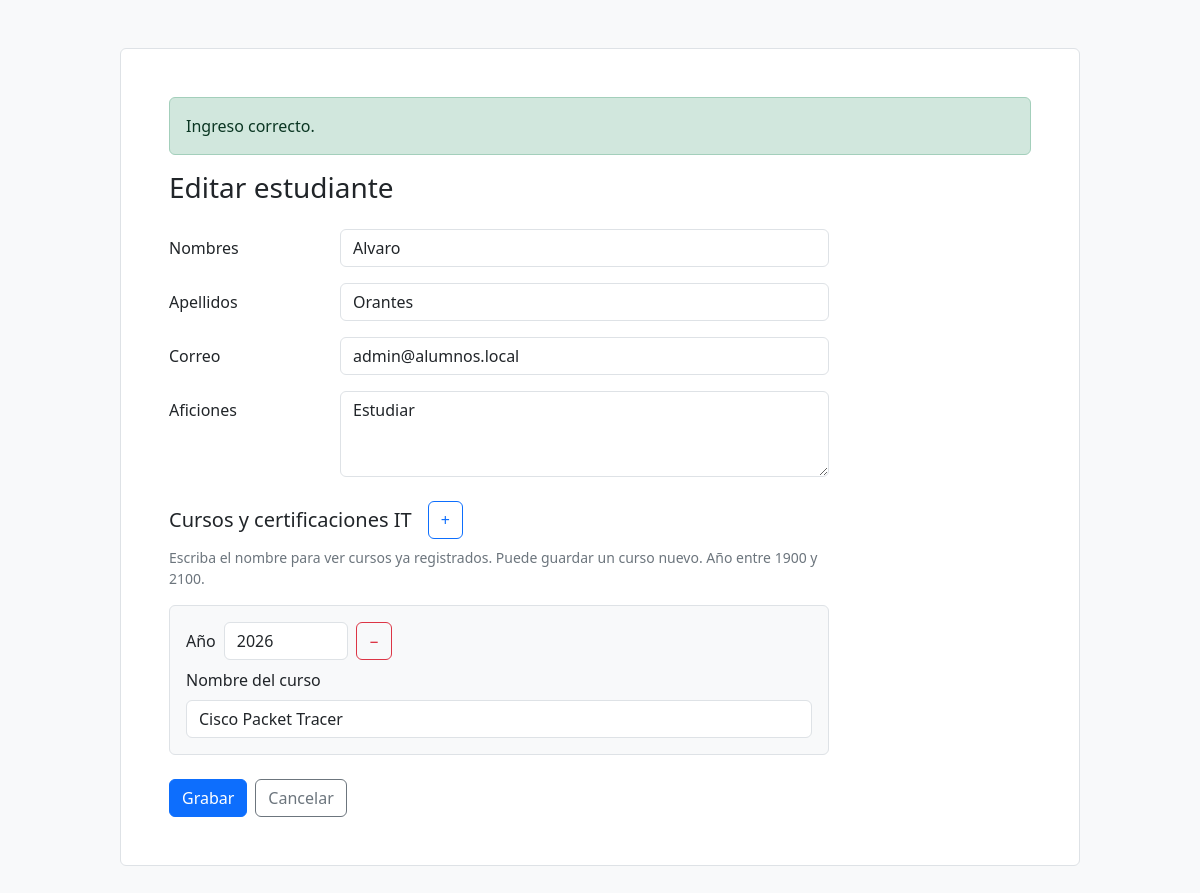
/editar_db.php?id_alumno=2 (signed in), run on the app's committed database.
### tables this page shows
CREATE TABLE `alumno` (
  `id_alumno` int NOT NULL AUTO_INCREMENT,
  `nombres` varchar(50) NOT NULL,
  `apellidos` varchar(50) NOT NULL,
  `correo` varchar(30) NOT NULL,
  `aficiones` varchar(100) NOT NULL,
  `id_usuario` int NOT NULL,
  PRIMARY KEY (`id_alumno`),
  KEY `fk_alumno_usuario` (`id_usuario`),
  CONSTRAINT `fk_alumno_usuario` FOREIGN KEY (`id_usuario`) REFERENCES `usuario` (`id_usuario`)
);

CREATE TABLE `alumno_cursos` (
  `id_alumno` int NOT NULL,
  `id_curso` int NOT NULL,
  `anio` smallint unsigned NOT NULL,
  PRIMARY KEY (`id_alumno`,`id_curso`,`anio`),
  KEY `fk_ac_curso` (`id_curso`),
  CONSTRAINT `fk_ac_alumno` FOREIGN KEY (`id_alumno`) REFERENCES `alumno` (`id_alumno`) ON DELETE CASCADE,
  CONSTRAINT `fk_ac_curso` FOREIGN KEY (`id_curso`) REFERENCES `cursos` (`id_curso`),
  CONSTRAINT `ck_anio` CHECK ((`anio` between 1900 and 2100))
);

CREATE TABLE `cursos` (
  `id_curso` int NOT NULL AUTO_INCREMENT,
  `nombre` varchar(50) NOT NULL,
  PRIMARY KEY (`id_curso`),
  UNIQUE KEY `nombre` (`nombre`)
);

### editar_db.php (called while the page is built, shortened)
<?php
require_once __DIR__ . '/app.php';
require_once __DIR__ . '/db.php';
$editar = true;
require __DIR__ . '/alumno_form.php';

### alumno_form.php (the view, shortened to what this page needs)
<?php
$alumno = $editar ? buscar_alumno($pdo) : ['nombres' => '', 'apellidos' => '', 'correo' => '', 'aficiones' => ''];
$cursos = $editar ? cursos_alumno($pdo, (int) $alumno['id_alumno']) : [];
?>
<form method="post" class="student-form">
    <?php foreach (['nombres' => 'Nombres', 'apellidos' => 'Apellidos', 'correo' => 'Correo'] as $campo => $label): ?>
    <div class="row mb-3 align-items-center">
        <label for="<?= e($campo) ?>" class="col-sm-3 col-form-label"><?= e($label) ?></label>
        <div class="col-sm-9"><input class="form-control" id="<?= e($campo) ?>" name="<?= e($campo) ?>" type="<?= $campo === 'correo' ? 'email' : 'text' ?>" maxlength="<?= $campo === 'correo' ? 30 : 50 ?>" value="<?= e($alumno[$campo]) ?>" required></div>
    </div>
    <?php endforeach; ?>
    <div class="row mb-4">
        <label for="aficiones" class="col-sm-3 col-form-label">Aficiones</label>
        <div class="col-sm-9"><textarea class="form-control" id="aficiones" name="aficiones" rows="3" maxlength="100" required><?= e($alumno['aficiones']) ?></textarea></div>
    </div>
    <div class="d-flex gap-3 align-items-center mb-2">
        <h2 class="h5 mb-0">Cursos y certificaciones IT</h2>
        <button type="button" class="btn btn-outline-primary" id="addCurso" aria-label="Agregar curso">+</button>
    </div>
    <p class="small text-secondary">Escriba el nombre para ver cursos ya registrados. Puede guardar un curso nuevo. Año entre 1900 y 2100.</p>
    <div id="curso_fields">
    <?php foreach ($cursos ?: [['nombre' => '', 'anio' => '']] as $i => $curso): ?>
        <div class="course-row border rounded p-3 mb-3">
            <div class="d-flex gap-2 align-items-center mb-2">
                <label for="anio-<?= $i ?>">Año</label>
                <input type="number" min="1900" max="2100" step="1" class="form-control w-auto" id="anio-<?= $i ?>" name="cursos[<?= $i ?>][anio]" value="<?= e($curso['anio']) ?>">
                <button type="button" class="btn btn-outline-danger remove-course" aria-label="Quitar curso">−</button>
            </div>
            <label for="curso-<?= $i ?>" class="form-label">Nombre del curso</label>
            <input type="text" class="form-control cursos" maxlength="50" id="curso-<?= $i ?>" name="cursos[<?= $i ?>][nombre]" value="<?= e($curso['nombre']) ?>" autocomplete="off">
        </div>
    <?php endforeach; ?>
    </div>
    <div class="mt-4"><button type="submit" class="btn btn-primary">Grabar</button><a href="index.php" class="btn btn-outline-secondary ms-2">Cancelar</a></div>
</form>

### assets/app.css (style rules this page uses)
.student-form { max-width: 660px; }
.course-row { background: #f8f9fa; }

### data on the page
alumno: nombres "Alvaro", apellidos "Orantes", correo "admin@alumnos.local", aficiones "Estudiar"
alumno_cursos: anio "2026", id_curso.nombre "Cisco Packet Tracer"

### other printed values
$_SESSION[$key] "Ingreso correcto."
$titulo "Editar estudiante"
$label "Nombres"
$label "Apellidos"
$label "Correo"
